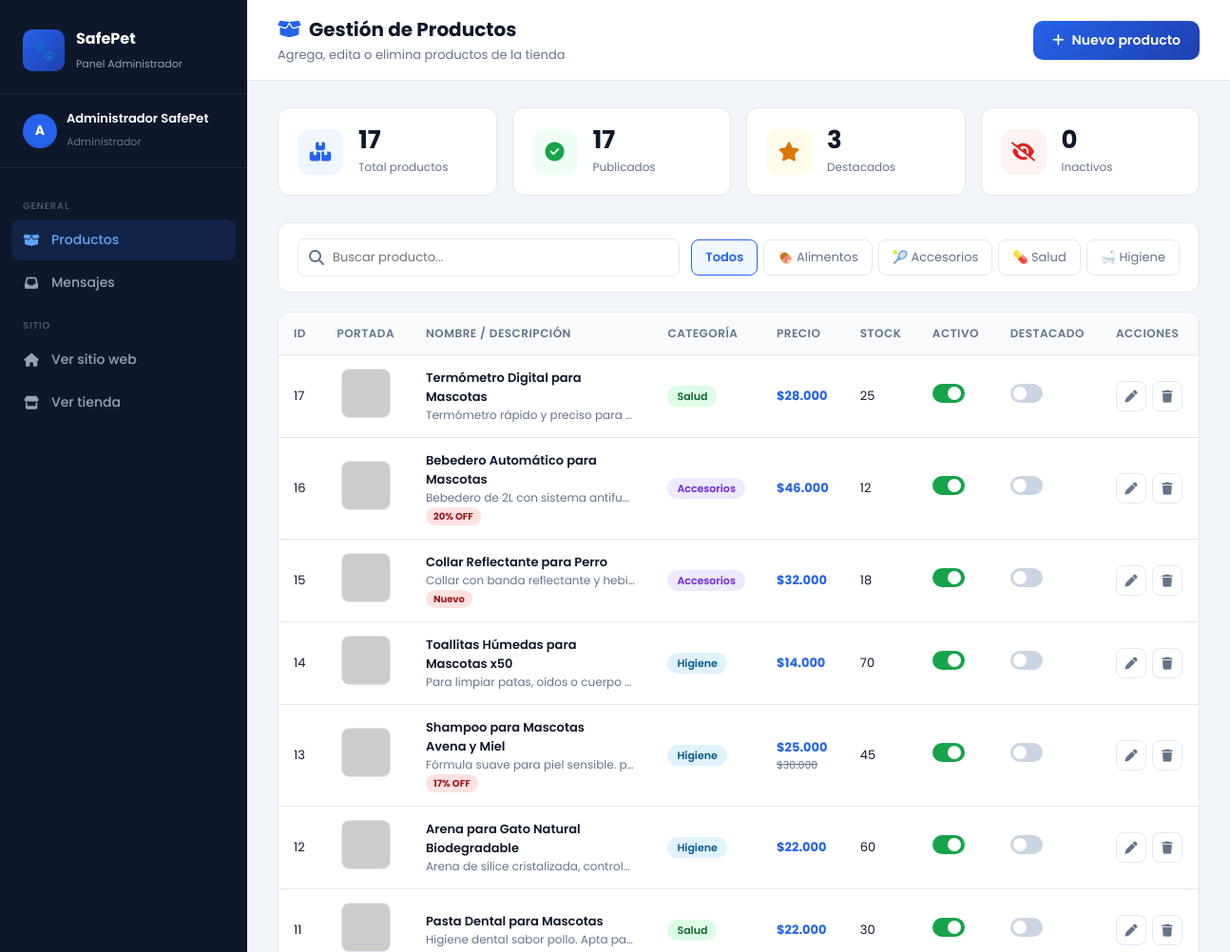
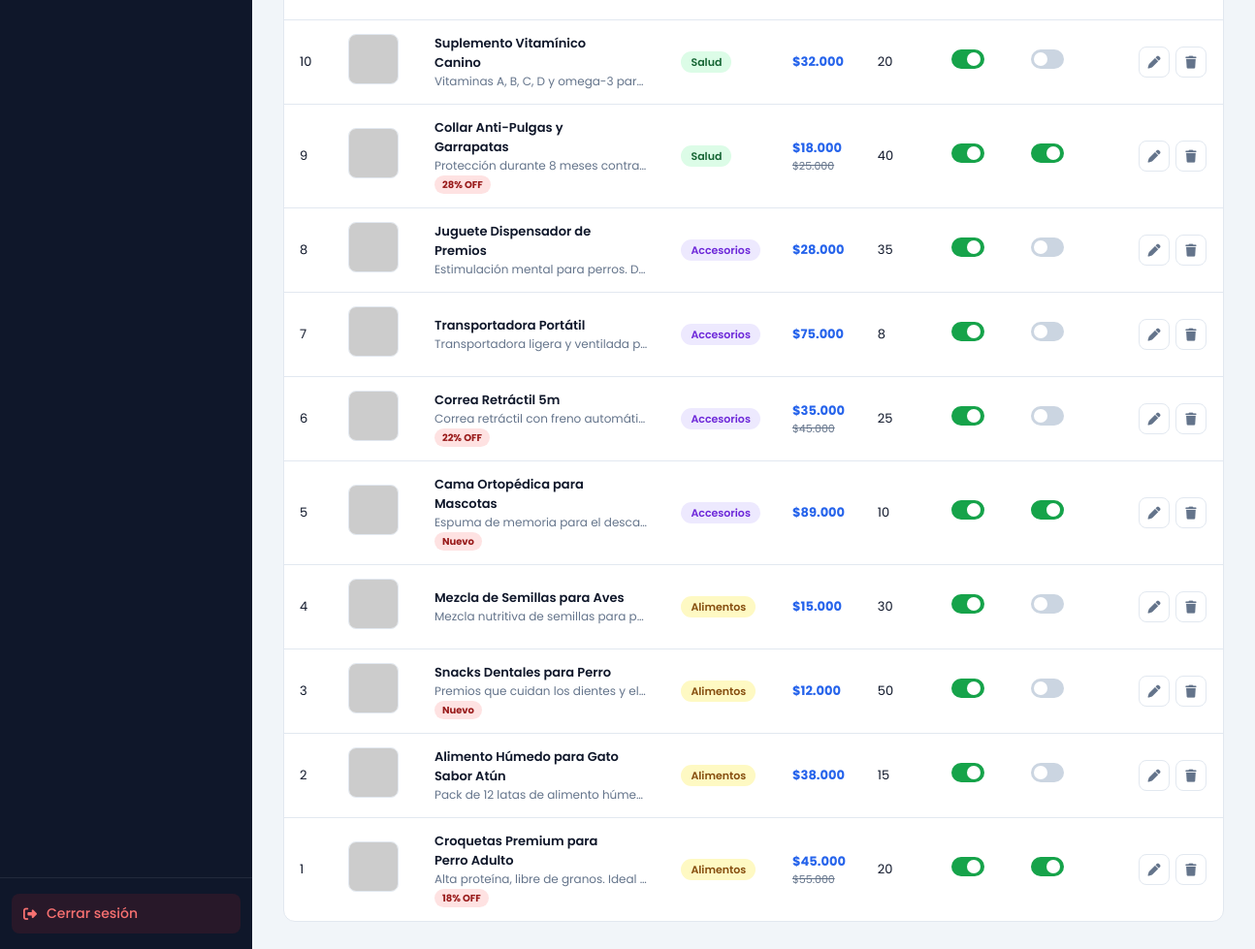
The page /admin/index.php (signed in) on the database its author committed (2 pictures, top to bottom).
### tables this page shows
CREATE TABLE IF NOT EXISTS productos (
    id              INT          UNSIGNED AUTO_INCREMENT PRIMARY KEY,
    nombre          VARCHAR(150) NOT NULL,
    descripcion     TEXT         DEFAULT NULL,
    precio          DECIMAL(10,0) NOT NULL,                      
    precio_original DECIMAL(10,0) DEFAULT NULL,                  
    categoria       VARCHAR(50) NOT NULL,                        
    portada         VARCHAR(255) DEFAULT NULL,                    
    galeria         TEXT         DEFAULT NULL,                    
    emoji           VARCHAR(10) DEFAULT '🐾',                    
    badge           VARCHAR(30) DEFAULT NULL,                    
    stock           INT         DEFAULT 100,
    destacado       TINYINT(1)  DEFAULT 0,                       
    activo          TINYINT(1)  DEFAULT 1,
    fecha_creacion  DATETIME    DEFAULT CURRENT_TIMESTAMP,

    INDEX idx_categoria (categoria),
    INDEX idx_activo    (activo),
    INDEX idx_destacado (destacado)

);

### admin/index.php (the view, shortened to what this page needs)
<?php
$adminNombre = htmlspecialchars($_SESSION['admin_nombre']);
$pdo = getPDO();
$busqueda  = trim($_GET['q']   ?? '');
$catFiltro = trim($_GET['cat'] ?? 'todos');
$condiciones = [];
$params      = [];
$where    = $condiciones ? "WHERE " . implode(" AND ", $condiciones) : "";
$stmt     = $pdo->prepare("SELECT * FROM productos $where ORDER BY id DESC");
$stmt->execute($params);
$productos = $stmt->fetchAll(PDO::FETCH_ASSOC);
$total     = count($productos);
$activos   = count(array_filter($productos, fn($p) => $p['activo']));
$destacados= count(array_filter($productos, fn($p) => $p['destacado']));
$inactivos = $total - $activos;
?>
<!DOCTYPE html>
<html lang="es">
<head>
    <link rel="stylesheet" href="https://cdnjs.cloudflare.com/ajax/libs/font-awesome/6.5.0/css/all.min.css">
</head>
<body>
<aside class="sidebar">
    <div class="sidebar-header">
        <div class="logo">
            <div class="logo-icon">🐾</div>
            <div class="logo-text">
                <h2>SafePet</h2>
                <span>Panel Administrador</span>
            </div>
        </div>
    </div>
    <div class="sidebar-admin">
        <div class="avatar"><?= strtoupper(substr($adminNombre, 0, 1)) ?></div>
        <div class="info">
            <p><?= $adminNombre ?></p>
            <span>Administrador</span>
        </div>
    </div>
    <nav class="sidebar-nav">
        <div class="nav-label">General</div>
        <a href="index.php" class="nav-link active">
            <i class="fas fa-box-open"></i> Productos
        </a>
        <a href="mensajes.php" class="nav-link">
            <i class="fas fa-inbox"></i> Mensajes
        </a>
        <div class="nav-label">Sitio</div>
        <a href="../index.php" class="nav-link" target="_blank">
            <i class="fas fa-house"></i> Ver sitio web
        </a>
        <a href="../productos.php" class="nav-link" target="_blank">
            <i class="fas fa-store"></i> Ver tienda
        </a>
    </nav>
    <div class="sidebar-footer">
        <a href="logout.php" class="btn-logout">
            <i class="fas fa-right-from-bracket"></i> Cerrar sesión
        </a>
    </div>
</aside>
<main class="main">
    <div class="topbar">
        <div>
            <h1><i class="fas fa-box-open" style="color:var(--primary);margin-right:8px;"></i>Gestión de Productos</h1>
            <p>Agrega, edita o elimina productos de la tienda</p>
        </div>
        <button class="btn-add" onclick="abrirModalAgregar()">
            <i class="fas fa-plus"></i> Nuevo producto
        </button>
    </div>
    <div class="content">
        <div class="stats">
            <div class="stat-card">
                <div class="stat-icon blue"><i class="fas fa-boxes-stacked"></i></div>
                <div class="stat-info">
                    <span><?= $total ?></span>
                    <p>Total productos</p>
                </div>
            </div>
            <div class="stat-card">
                <div class="stat-icon green"><i class="fas fa-circle-check"></i></div>
                <div class="stat-info">
                    <span><?= $activos ?></span>
                    <p>Publicados</p>
                </div>
            </div>
            <div class="stat-card">
                <div class="stat-icon yellow"><i class="fas fa-star"></i></div>
                <div class="stat-info">
                    <span><?= $destacados ?></span>
                    <p>Destacados</p>
                </div>
            </div>
            <div class="stat-card">
                <div class="stat-icon red"><i class="fas fa-eye-slash"></i></div>
                <div class="stat-info">
                    <span><?= $inactivos ?></span>
                    <p>Inactivos</p>
                </div>
            </div>
        </div>
        <div class="toolbar">
            <form method="GET" action="index.php" style="display:contents;">
                <div class="search-wrap">
                    <i class="fas fa-magnifying-glass"></i>
                    <input type="text" name="q" placeholder="Buscar producto..."
                           value="<?= htmlspecialchars($busqueda) ?>"
                           onchange="this.form.submit()">
                </div>
            </form>
            <div class="filter-btns">
                <?php
                $filtros = ['todos' => 'Todos', 'Alimentos' => '🍖 Alimentos',
                            'Accesorios' => '🎾 Accesorios', 'Salud' => '💊 Salud', 'Higiene' => '🛁 Higiene'];
                foreach ($filtros as $val => $label):
                    $q    = $busqueda ? "&q=" . urlencode($busqueda) : '';
                    $href = "index.php?cat=$val$q";
                    $active = ($catFiltro === $val) ? 'active' : '';
                ?>
                    <a href="<?= $href ?>" class="filter-btn <?= $active ?>"><?= $label ?></a>
                <?php endforeach; ?>
            </div>
        </div>
        <div class="tabla-wrap">
            <?php if (empty($productos)): ?>
                <div class="empty-state">
                    <i class="fas fa-box-open"></i>
                    <p>No se encontraron productos<?= $busqueda ? " para \"$busqueda\"" : '' ?>.</p>
                </div>
            <?php else: ?>
            <table>
                <thead>
                    <tr>
                        <th>ID</th>
                        <th>Portada</th>
                        <th>Nombre / Descripción</th>
                        <th>Categoría</th>
                        <th>Precio</th>
                        <th>Stock</th>
                        <th>Activo</th>
                        <th>Destacado</th>
                        <th>Acciones</th>
                    </tr>
                </thead>
                <tbody>
                <?php foreach ($productos as $p): ?>
                    <?php
                        $catClass = 'cat-' . strtolower($p['categoria']);
                    ?>
                    <tr>
                        <td><?= $p['id'] ?></td>
                        <td style="text-align:center;">
                            <?php if (!empty($p['portada'])): ?>
                                <img src="<?= htmlspecialchars($p['portada']) ?>"
                                     alt="Portada de <?= htmlspecialchars($p['nombre']) ?>"
                                     style="width:52px; height:52px; border-radius:8px; object-fit:cover; border:1px solid #e2e8f0;">
                            <?php else: ?>
                                <span style="color:#94a3b8; font-size:0.8rem;">Sin imagen</span>
                            <?php endif; ?>
                        </td>
                        <td>
                            <div class="prod-nombre"><?= htmlspecialchars($p['nombre']) ?></div>
                            <div class="prod-desc"><?= htmlspecialchars($p['descripcion'] ?? '') ?></div>
                            <?php if ($p['badge']): ?>
                                <span class="badge-promo"><?= htmlspecialchars($p['badge']) ?></span>
                            <?php endif; ?>
                        </td>
                        <td><span class="badge-cat <?= $catClass ?>"><?= htmlspecialchars($p['categoria']) ?></span></td>
                        <td>
                            <span class="precio">$<?= number_format($p['precio'], 0, ',', '.') ?></span>
                            <?php if ($p['precio_original']): ?>
                                <span class="precio-orig">$<?= number_format($p['precio_original'], 0, ',', '.') ?></span>
                            <?php endif; ?>
                        </td>
                        <td><?= (int)$p['stock'] ?></td>
                        <td>
                            <form method="POST" style="display:inline;">
                                <button type="submit" class="toggle-btn <?= $p['activo'] ? 'on' : 'off' ?>"
                                        title="<?= $p['activo'] ? 'Desactivar' : 'Activar' ?>"></button>
                            </form>
                        </td>
                        <td>
                            <form method="POST" style="display:inline;">
                                <button type="submit" class="toggle-btn <?= $p['destacado'] ? 'on' : 'off' ?>"
                                        title="<?= $p['destacado'] ? 'Quitar de destacados' : 'Marcar como destacado' ?>"></button>
                            </form>
                        </td>
                        <td>
                            <div class="acciones">
                                <button class="btn-icon edit" title="Editar"
                                    onclick="abrirModalEditar(<?= htmlspecialchars(json_encode($p), ENT_QUOTES) ?>)">
                                    <i class="fas fa-pen"></i>
                                </button>
                                <button class="btn-icon del" title="Eliminar"
                                    onclick="abrirModalEliminar(<?= $p['id'] ?>, '<?= htmlspecialchars(addslashes($p['nombre'])) ?>')">
                                    <i class="fas fa-trash"></i>
                                </button>
                            </div>
                        </td>
                    </tr>
                <?php endforeach; ?>
                </tbody>
            </table>
            <?php endif; ?>
        </div>
    </div>
</main>
</body>
</html>

### rows shown on the page
productos: id "17", nombre "Termómetro Digital para Mascotas", descripcion "Termómetro rápido y preciso para…", categoria "Salud", precio "28.000", stock "25", activo 1 (drawn), destacado 0 (drawn)
productos: id "16", nombre "Bebedero Automático para Mascotas", descripcion "Bebedero de 2L con sistema antifu…", badge "20% OFF", categoria "Accesorios", precio "46.000", stock "12", activo 1 (drawn), destacado 0 (drawn)
productos: id "15", nombre "Collar Reflectante para Perro", descripcion "Collar con banda reflectante y hebi…", badge "Nuevo", categoria "Accesorios", precio "32.000", stock "18", activo 1 (drawn), destacado 0 (drawn)
productos: id "14", nombre "Toallitas Húmedas para Mascotas x50", descripcion "Para limpiar patas, oídos o cuerpo…", categoria "Higiene", precio "14.000", stock "70", activo 1 (drawn), destacado 0 (drawn)
productos: id "13", nombre "Shampoo para Mascotas Avena y Miel", descripcion "Fórmula suave para piel sensible. p…", badge "17% OFF", categoria "Higiene", precio "25.000", precio_original "30.000", stock "45", activo 1 (drawn), destacado 0 (drawn)
productos: id "12", nombre "Arena para Gato Natural Biodegradable", descripcion "Arena de sílice cristalizada, control…", categoria "Higiene", precio "22.000", stock "60", activo 1 (drawn), destacado 0 (drawn)
productos: id "11", nombre "Pasta Dental para Mascotas", descripcion "Higiene dental sabor pollo. Apta pa…", categoria "Salud", precio "22.000", stock "30", activo 1 (drawn), destacado 0 (drawn)
productos: id "10", nombre "Suplemento Vitamínico Canino", descripcion "Vitaminas A, B, C, D y omega-3 par…", categoria "Salud", precio "32.000", stock "20", activo 1 (drawn), destacado 0 (drawn)
productos: id "9", nombre "Collar Anti-Pulgas y Garrapatas", descripcion "Protección durante 8 meses contra…", badge "28% OFF", categoria "Salud", precio "18.000", precio_original "25.000", stock "40", activo 1 (drawn), destacado 1 (drawn)
productos: id "8", nombre "Juguete Dispensador de Premios", descripcion "Estimulación mental para perros. D…", categoria "Accesorios", precio "28.000", stock "35", activo 1 (drawn), destacado 0 (drawn)
productos: id "7", nombre "Transportadora Portátil", descripcion "Transportadora ligera y ventilada p…", categoria "Accesorios", precio "75.000", stock "8", activo 1 (drawn), destacado 0 (drawn)
productos: id "6", nombre "Correa Retráctil 5m", descripcion "Correa retráctil con freno automáti…", badge "22% OFF", categoria "Accesorios", precio "35.000", precio_original "45.000", stock "25", activo 1 (drawn), destacado 0 (drawn)
productos: id "5", nombre "Cama Ortopédica para Mascotas", descripcion "Espuma de memoria para el desca…", badge "Nuevo", categoria "Accesorios", precio "89.000", stock "10", activo 1 (drawn), destacado 1 (drawn)
productos: id "4", nombre "Mezcla de Semillas para Aves", descripcion "Mezcla nutritiva de semillas para p…", categoria "Alimentos", precio "15.000", stock "30", activo 1 (drawn), destacado 0 (drawn)
productos: id "3", nombre "Snacks Dentales para Perro", descripcion "Premios que cuidan los dientes y el…", badge "Nuevo", categoria "Alimentos", precio "12.000", stock "50", activo 1 (drawn), destacado 0 (drawn)
productos: id "2", nombre "Alimento Húmedo para Gato Sabor Atún", descripcion "Pack de 12 latas de alimento húme…", categoria "Alimentos", precio "38.000", stock "15", activo 1 (drawn), destacado 0 (drawn)
productos: id "1", nombre "Croquetas Premium para Perro Adulto", descripcion "Alta proteína, libre de granos. Ideal…", badge "18% OFF", categoria "Alimentos", precio "45.000", precio_original "55.000", stock "20", activo 1 (drawn), destacado 1 (drawn)

### other values the page prints
substr($adminNombre, 0, 1) "A"
$adminNombre "Administrador SafePet"
$total "17"
$activos "17"
$destacados "3"
$inactivos "0"
$label "Todos"
$label "🍖 Alimentos"
$label "🎾 Accesorios"
$label "💊 Salud"
$label "🛁 Higiene"
